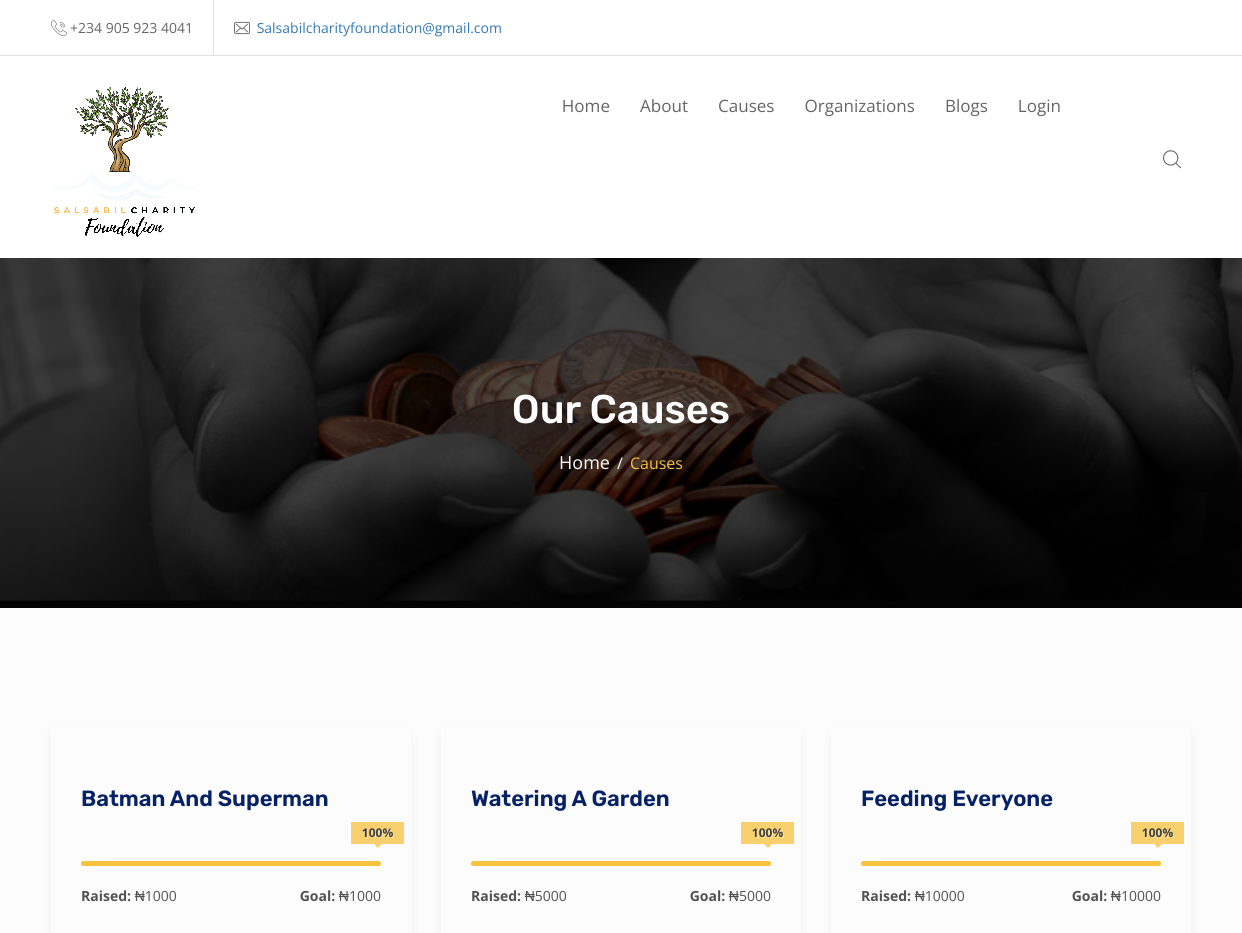
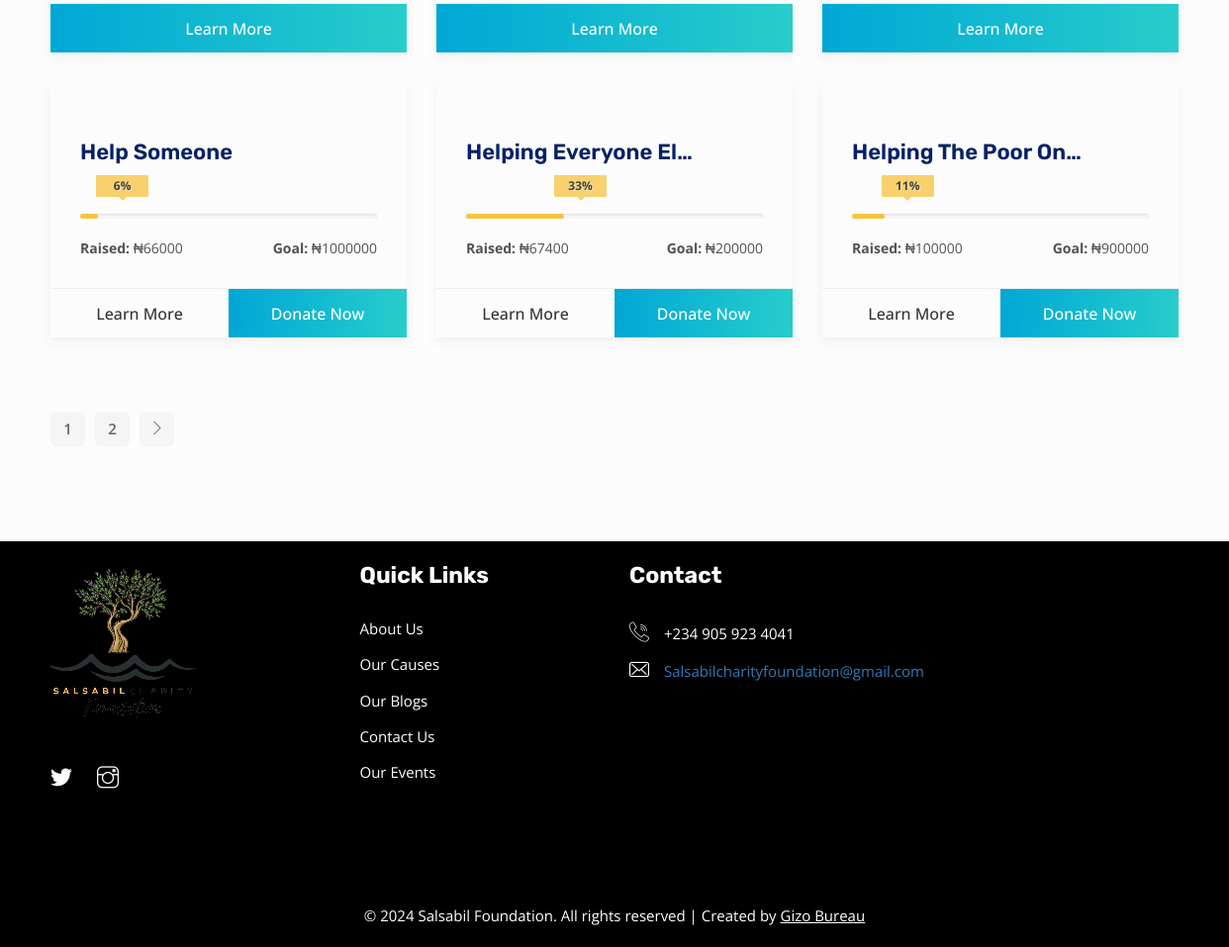
Page /causes/ on the committed database (2 pictures, top to bottom).
### charity/models.py (models this page shows, shortened)
class Cause(models.Model):
    slug = models.SlugField(max_length=150, blank=True, null=True)
    title = models.CharField(max_length=40)
    description = models.TextField()
    image = ResizedImageField(size=[400, 300], quality=100, crop=['middle', 'center'], upload_to='cause')
    goal = models.PositiveIntegerField()
    raised = models.PositiveIntegerField(default=0)
    def status(self):
        status = (self.raised/self.goal) * 100
        status = int(status)
        return status

### charity/views.py (the view)
# urls.py: path('causes/', views.causes, name='causes'),
def causes(request):
    p = Paginator(Cause.objects.all().order_by('raised'), 6)
    page = request.GET.get('page')
    causes = p.get_page(page)
    context = {'causes': causes}
    return render(request, "causes.html", context)

### templates/causes.html (shortened to what this page needs)
{% extends "base.html" %}
{% block content %}
{% include "header.html" %}
        <div class="wpo-breadcumb-area">
            <div class="container">
                <div class="row">
                    <div class="col-12">
                        <div class="wpo-breadcumb-wrap">
                            <h2>Our Causes</h2>
                            <ul>
                                <li><a href="{% url 'home' %}">Home</a></li>
                                <li><span>Causes</span></li>
                            </ul>
                        </div>
                    </div>
                </div>
            </div>
        </div>
        <div class="wpo-case-area-2 section-padding">
            <div class="container">
                <div class="wpo-case-wrap">
                    <div class="row">
                        {% for cause in causes %}
                        <div class="col-md-4 col-sm-6 custom-grid col-12">
                            <div class="wpo-case-item">
                                <div class="wpo-case-img">
                                </div>
                                <div class="wpo-case-content">
                                    <div class="wpo-case-text-top">
                                        <a href="{% url 'cause' cause.slug %}"><h2>{{cause.title|title|truncatechars:20}}</h2></a>
                                        <div class="progress-section">
                                            <div class="process">
                                                <div class="progress">
                                                    <div class="progress-bar" style="width: {{ cause.status }}%;">
                                                        <div class="progress-value"><span>{{cause.status}}</span>%</div>
                                                    </div>
                                                </div>
                                            </div>
                                        </div>
                                        <ul>
                                            <li><span>Raised:</span> ₦{{cause.raised}}</li>
                                            <li><span>Goal:</span> ₦{{cause.goal}}</li>
                                        </ul>
                                    </div>
                                    <div class="case-btn">
                                        <ul>
                                            <li><a href="{% url 'cause' cause.slug %}">Learn More</a></li>
                                            {% if not cause.raised == cause.goal %}
                                            <li><a href="{% url 'initiate_payment_cause' cause.slug %}">Donate Now</a></li>
                                            {% endif %}
                                        </ul>
                                    </div>
                                </div>
                            </div>
                        </div>
                        {% endfor %}
                        </div>
                        <div class="pagination-wrapper pagination-wrapper-left">
                            <ul class="pg-pagination">
                                {% for page in causes.paginator.page_range %}
                                <li class="page-item"><a class="page-link" href="?page={{ page }}">{{ page }}</a></li>
                                {% endfor %}
                                {% if causes.has_next %}
                                <li>
                                    <a href="?page={{causes.next_page_number}}" aria-label="Next">
                                        <i class="fi ti-angle-right"></i>
                                    </a>
                                </li>
                                {% endif %}
                            </ul>
                        </div>
                    </div>
                </div>
            </div>
{% endblock content %}

### rows in the picture
Cause: title "Batman And Superman", status "100", raised "1000", goal "1000"
Cause: title "Watering A Garden", status "100", raised "5000", goal "5000"
Cause: title "Feeding Everyone", status "100", raised "10000", goal "10000"
Cause: title "Help Someone", status "6", raised "66000", goal "1000000", shows "Donate Now"
Cause: title "Helping Everyone El…", status "33", raised "67400", goal "200000", shows "Donate Now"
Cause: title "Helping The Poor On…", status "11", raised "100000", goal "900000", shows "Donate Now"

### other values in the picture
{{ page }} "1" "2"
